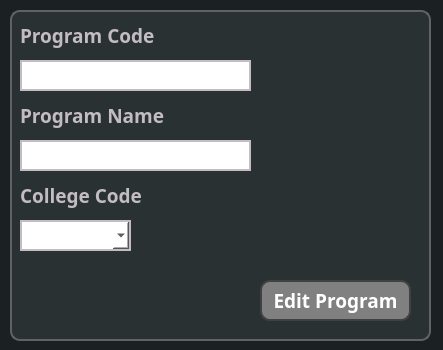
<?xml version="1.0" encoding="UTF-8"?>
<ui version="4.0">
 <class>dlgEditProgram</class>
 <widget class="QDialog" name="dlgEditProgram">
  <property name="geometry">
   <rect>
    <x>0</x>
    <y>0</y>
    <width>443</width>
    <height>350</height>
   </rect>
  </property>
  <property name="minimumSize">
   <size>
    <width>443</width>
    <height>350</height>
   </size>
  </property>
  <property name="maximumSize">
   <size>
    <width>443</width>
    <height>350</height>
   </size>
  </property>
  <property name="windowTitle">
   <string>Edit Program</string>
  </property>
  <property name="styleSheet">
   <string notr="true">background: #1b2023;
color: rgb(195, 188, 194);</string>
  </property>
  <widget class="QLineEdit" name="inEditProgramCode">
   <property name="geometry">
    <rect>
     <x>20</x>
     <y>60</y>
     <width>231</width>
     <height>31</height>
    </rect>
   </property>
   <property name="styleSheet">
    <string notr="true">background: white;
color: black;
border: 2px solid rgb(195, 188, 194);
</string>
   </property>
   <property name="text">
    <string/>
   </property>
  </widget>
  <widget class="QLineEdit" name="inEditProgramName">
   <property name="geometry">
    <rect>
     <x>20</x>
     <y>140</y>
     <width>231</width>
     <height>31</height>
    </rect>
   </property>
   <property name="styleSheet">
    <string notr="true">background: white;
color: black;
border: 2px solid rgb(195, 188, 194);
</string>
   </property>
   <property name="text">
    <string/>
   </property>
  </widget>
  <widget class="QPushButton" name="btnDlgEditProgram">
   <property name="geometry">
    <rect>
     <x>260</x>
     <y>280</y>
     <width>151</width>
     <height>41</height>
    </rect>
   </property>
   <property name="font">
    <font>
     <family>Inter 18pt</family>
     <pointsize>14</pointsize>
     <weight>75</weight>
     <bold>true</bold>
    </font>
   </property>
   <property name="styleSheet">
    <string notr="true">background-color: gray;
color: white;
border: 2px solid rgb(65, 65, 65);
border-radius: 10px;</string>
   </property>
   <property name="text">
    <string>Edit Program</string>
   </property>
  </widget>
  <widget class="QLabel" name="txtEditProgramCode">
   <property name="geometry">
    <rect>
     <x>20</x>
     <y>20</y>
     <width>161</width>
     <height>31</height>
    </rect>
   </property>
   <property name="font">
    <font>
     <family>Inter 18pt</family>
     <pointsize>14</pointsize>
     <weight>75</weight>
     <bold>true</bold>
    </font>
   </property>
   <property name="styleSheet">
    <string notr="true">background: #2a3133;
color: rgb(195, 188, 194);</string>
   </property>
   <property name="text">
    <string>Program Code</string>
   </property>
  </widget>
  <widget class="QLabel" name="txtEditProgramName">
   <property name="geometry">
    <rect>
     <x>20</x>
     <y>100</y>
     <width>161</width>
     <height>31</height>
    </rect>
   </property>
   <property name="font">
    <font>
     <family>Inter 18pt</family>
     <pointsize>14</pointsize>
     <weight>75</weight>
     <bold>true</bold>
    </font>
   </property>
   <property name="styleSheet">
    <string notr="true">background: #2a3133;
color: rgb(195, 188, 194);</string>
   </property>
   <property name="text">
    <string>Program Name</string>
   </property>
  </widget>
  <widget class="QLabel" name="txtEditCollegeCode">
   <property name="geometry">
    <rect>
     <x>20</x>
     <y>180</y>
     <width>161</width>
     <height>31</height>
    </rect>
   </property>
   <property name="font">
    <font>
     <family>Inter 18pt</family>
     <pointsize>14</pointsize>
     <weight>75</weight>
     <bold>true</bold>
    </font>
   </property>
   <property name="styleSheet">
    <string notr="true">background: #2a3133;
color: rgb(195, 188, 194);</string>
   </property>
   <property name="text">
    <string>College Code</string>
   </property>
  </widget>
  <widget class="QComboBox" name="inEditCollegeCode">
   <property name="geometry">
    <rect>
     <x>20</x>
     <y>220</y>
     <width>111</width>
     <height>31</height>
    </rect>
   </property>
   <property name="styleSheet">
    <string notr="true">background: white;
color: black;
border: 2px solid rgb(195, 188, 194);</string>
   </property>
  </widget>
  <widget class="QLabel" name="bgEditProgram">
   <property name="geometry">
    <rect>
     <x>10</x>
     <y>10</y>
     <width>421</width>
     <height>331</height>
    </rect>
   </property>
   <property name="styleSheet">
    <string notr="true">background: #2a3133;
border-radius: 10px;
border: 2px solid #606364</string>
   </property>
   <property name="text">
    <string/>
   </property>
  </widget>
  <zorder>bgEditProgram</zorder>
  <zorder>btnDlgEditProgram</zorder>
  <zorder>txtEditProgramCode</zorder>
  <zorder>txtEditProgramName</zorder>
  <zorder>txtEditCollegeCode</zorder>
  <zorder>inEditProgramName</zorder>
  <zorder>inEditProgramCode</zorder>
  <zorder>inEditCollegeCode</zorder>
 </widget>
 <resources/>
 <connections/>
</ui>
